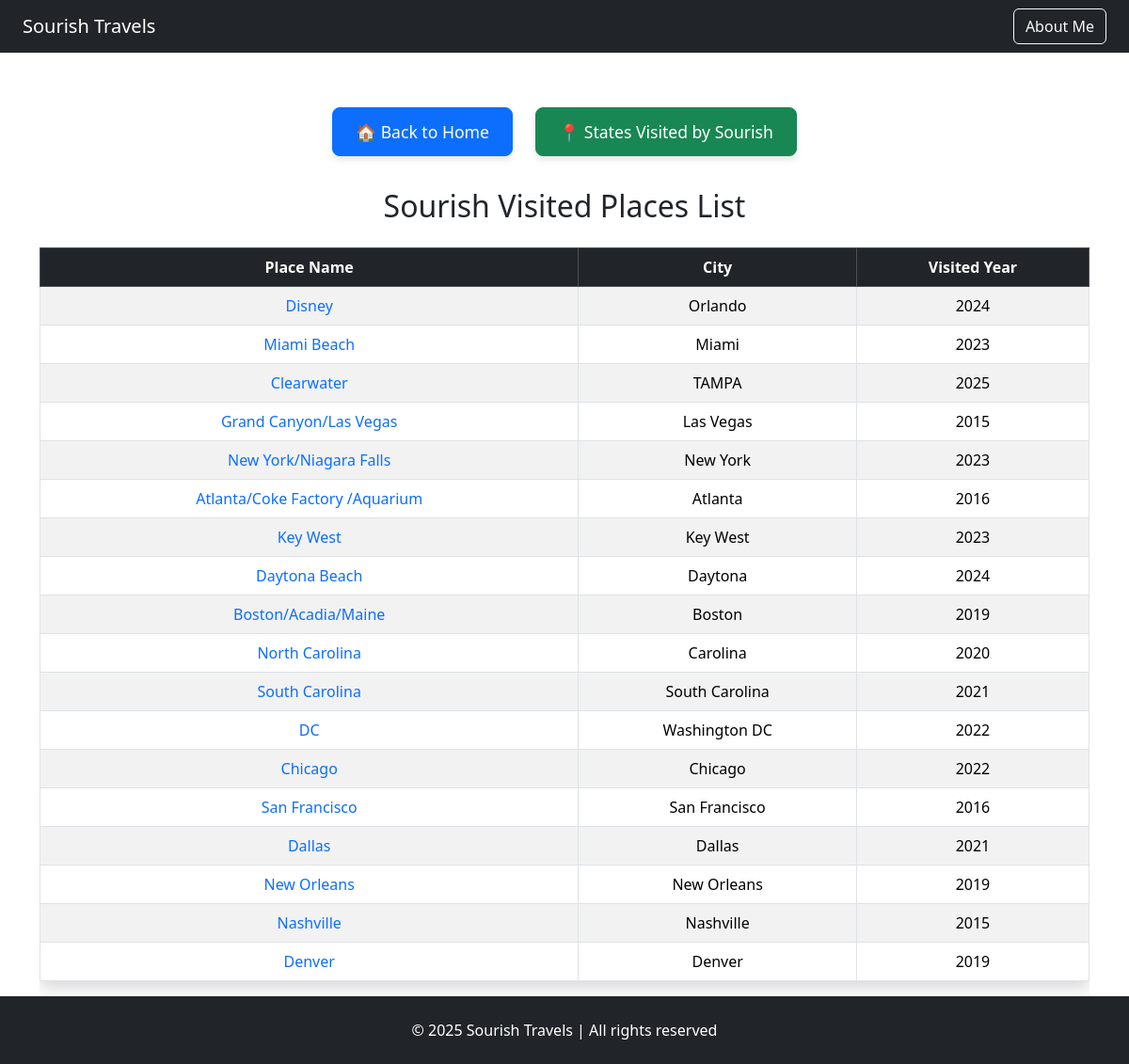
The app's page /sourishtravellist/, older data.
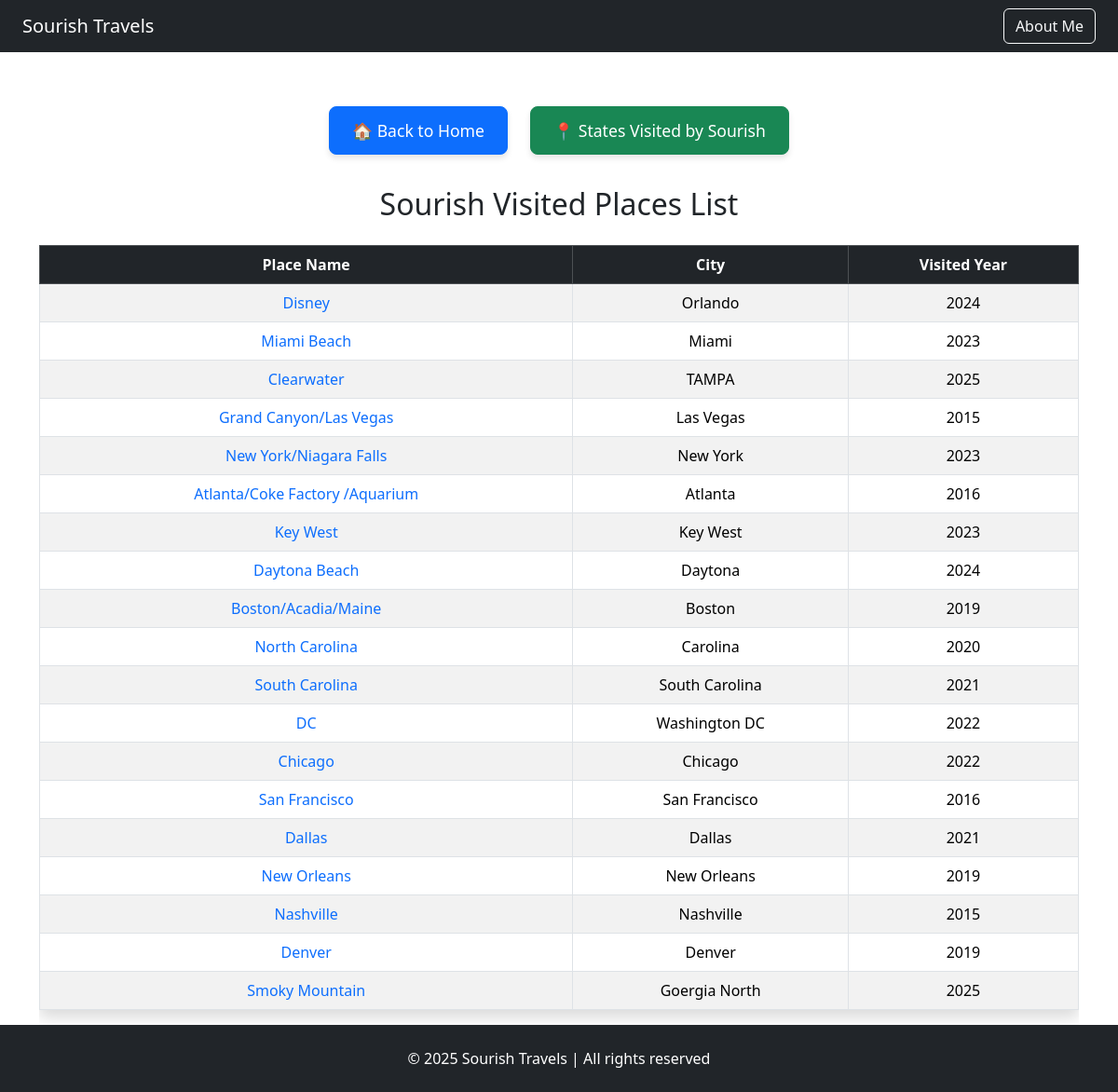
The same page, newer data.
### sourishtravellist/models.py (models this page shows)
class PlacesVisited(models.Model):
    place_name = models.CharField(max_length=255)
    place_city = models.CharField(max_length=255)
    place_zip = models.CharField(max_length=255)
    visited_year = models.IntegerField()
    visited_though = models.CharField(max_length=255)
    place_state = models.ForeignKey(Places, on_delete=models.CASCADE)
    record_create= models.DateTimeField(default=timezone.now)
    record_update= models.DateTimeField(default=timezone.now)
    description = models.TextField(blank=True, null=True)

### sourishtravellist/views.py (the view)
# urls.py: path('',views.index,name='index'),
def index(request):
    places=PlacesVisited.objects.all()
    return render(request, 'placesVisited/travelListPlacesHome.html', {'places': places})

### sourishtravellist/templates/placesVisited/travelListPlacesHome.html (shortened to what this page needs)
{% extends 'base.html' %}
{% block content %}
<div class="container mt-5">
    <div class="text-center mb-4">
        <a href="{% url 'home' %}" class="btn btn-primary custom-home-btn">🏠 Back to Home</a>
        <a href="{% url 'states' %}" class="btn btn-success custom-home-btn1">📍 States Visited by Sourish</a>
    </div>
    <h2 class="text-center mb-4">Sourish Visited Places List</h2>
    {% if places %}
    <div class="table-responsive">
        <table class="table table-bordered table-striped table-hover text-center shadow">
            <thead class="table-dark">
                <tr>
                    <th>Place Name</th>
                    <th>City</th>
                    <th>Visited Year</th>
                </tr>
            </thead>
            <tbody>
                {% for place in places %}
                    <tr>
                        <td>
                            <a href="{% url 'place_details' place.id %}" class="text-decoration-none">{{ place.place_name }}</a>
                        </td>
                        <td>{{ place.place_city }}</td>
                        <td>{{ place.visited_year }}</td>
                    </tr>
                {% endfor %}
            </tbody>
        </table>
    </div>
    {% else %}
        <p class="text-center text-muted">No places found.</p>
    {% endif %}
</div>
{% endblock %}

Row changes from the older to the newer data that the page shows:
added PlacesVisited: place_name "Smoky Mountain", place_city "Goergia North", visited_year "2025"
